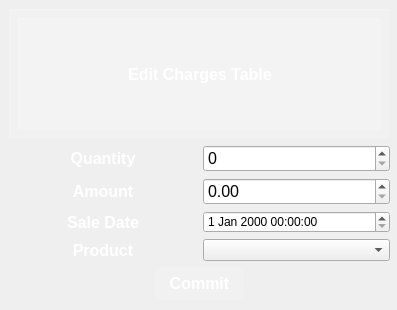
<?xml version="1.0" encoding="UTF-8"?>
<ui version="4.0">
 <class>SalesEditDialog</class>
 <widget class="QDialog" name="SalesEditDialog">
  <property name="geometry">
   <rect>
    <x>0</x>
    <y>0</y>
    <width>397</width>
    <height>310</height>
   </rect>
  </property>
  <property name="windowTitle">
   <string>Dialog</string>
  </property>
  <property name="styleSheet">
   <string notr="true">
#SalesEditDialog {
position:absolute;
  top:0;
  right:0;
  bottom:0;
  left:0;


background: qradialgradient(cx:0.3, cy:0.86, radius:1, fx:0.3, fy:0.86, stop:0 rgba(255,255,255,0.03), stop:0.08 rgba(255,255,255,0.03), stop:0.08 transparent, stop:0.92 transparent), 
              qradialgradient(cx:0.55, cy:1, radius:1, fx:0.55, fy:1, stop:0 rgba(255,255,255,0.03), stop:0.08 rgba(255,255,255,0.03), stop:0.08 transparent, stop:0.92 transparent), 
              qradialgradient(cx:0.4, cy:0.75, radius:1, fx:0.4, fy:0.75, stop:0 rgba(255,255,255,0.03), stop:0.06 rgba(255,255,255,0.03), stop:0.06 transparent, stop:0.94 transparent), 
              qradialgradient(cx:0.07, cy:0.99, radius:1, fx:0.07, fy:0.99, stop:0 rgba(255,255,255,0.03), stop:0.06 rgba(255,255,255,0.03), stop:0.06 transparent, stop:0.94 transparent), 
              qradialgradient(cx:0.69, cy:0.76, radius:1, fx:0.69, fy:0.76, stop:0 rgba(255,255,255,0.03), stop:0.06 rgba(255,255,255,0.03), stop:0.06 transparent, stop:0.94 transparent), 
              qradialgradient(cx:0.02, cy:0.35, radius:1, fx:0.02, fy:0.35, stop:0 rgba(255,255,255,0.03), stop:0.06 rgba(255,255,255,0.03), stop:0.06 transparent, stop:0.94 transparent), 
              qradialgradient(cx:0.14, cy:0.48, radius:1, fx:0.14, fy:0.48, stop:0 rgba(255,255,255,0.03), stop:0.06 rgba(255,255,255,0.03), stop:0.06 transparent, stop:0.94 transparent), 
              qradialgradient(cx:0.28, cy:0.87, radius:1, fx:0.28, fy:0.87, stop:0 rgba(255,255,255,0.04), stop:0.04 rgba(255,255,255,0.04), stop:0.04 transparent, stop:0.96 transparent), 
              qradialgradient(cx:0.65, cy:0.14, radius:1, fx:0.65, fy:0.14, stop:0 rgba(255,255,255,0.04), stop:0.04 rgba(255,255,255,0.04), stop:0.04 transparent, stop:0.96 transparent), 
              qradialgradient(cx:0.51, cy:0.36, radius:1, fx:0.51, fy:0.36, stop:0 rgba(255,255,255,0.04), stop:0.04 rgba(255,255,255,0.04), stop:0.04 transparent, stop:0.96 transparent), 
              qradialgradient(cx:0.06, cy:0.93, radius:1, fx:0.06, fy:0.93, stop:0 rgba(255,255,255,0.04), stop:0.04 rgba(255,255,255,0.04), stop:0.04 transparent, stop:0.96 transparent), 
              qlineargradient(x1:0, y1:0, x2:1, y2:1, stop:0 rgb(23, 233, 173), stop:1 rgb(29, 24, 208));
}</string>
  </property>
  <widget class="QWidget" name="verticalLayoutWidget">
   <property name="geometry">
    <rect>
     <x>9</x>
     <y>9</y>
     <width>381</width>
     <height>291</height>
    </rect>
   </property>
   <layout class="QVBoxLayout" name="verticalLayout">
    <item>
     <widget class="QWidget" name="horizontalWidget_3" native="true">
      <property name="styleSheet">
       <string notr="true">margin-top: 0px;
  border-top-left-radius: 3px;
  border-top-right-radius: 3px;
    color:#fff;
    padding:15px;
    text-align:center;
background: rgba(255,255,255,0.15);
    border-top: 1px solid rgba(255,255,255,0.2);
    border-left: 1px solid rgba(255,255,255,0.2);
height: 30%;</string>
      </property>
      <layout class="QHBoxLayout" name="horizontalLayout_4">
       <item>
        <widget class="QLabel" name="label">
         <property name="font">
          <font>
           <pointsize>12</pointsize>
           <weight>75</weight>
           <bold>true</bold>
          </font>
         </property>
         <property name="styleSheet">
          <string notr="true">color: white;</string>
         </property>
         <property name="text">
          <string>Edit Charges Table</string>
         </property>
         <property name="alignment">
          <set>Qt::AlignCenter</set>
         </property>
        </widget>
       </item>
      </layout>
     </widget>
    </item>
    <item>
     <layout class="QHBoxLayout" name="horizontalLayout_2">
      <item>
       <widget class="QLabel" name="label_5">
        <property name="font">
         <font>
          <pointsize>12</pointsize>
          <weight>75</weight>
          <bold>true</bold>
         </font>
        </property>
        <property name="styleSheet">
         <string notr="true">color: white;</string>
        </property>
        <property name="text">
         <string>Quantity</string>
        </property>
        <property name="alignment">
         <set>Qt::AlignCenter</set>
        </property>
       </widget>
      </item>
      <item>
       <widget class="QSpinBox" name="quantityValue">
        <property name="font">
         <font>
          <pointsize>12</pointsize>
         </font>
        </property>
        <property name="maximum">
         <number>999999</number>
        </property>
       </widget>
      </item>
     </layout>
    </item>
    <item>
     <layout class="QHBoxLayout" name="horizontalLayout">
      <item>
       <widget class="QLabel" name="label_2">
        <property name="font">
         <font>
          <pointsize>12</pointsize>
          <weight>75</weight>
          <bold>true</bold>
         </font>
        </property>
        <property name="styleSheet">
         <string notr="true">color: white;</string>
        </property>
        <property name="text">
         <string>Amount</string>
        </property>
        <property name="alignment">
         <set>Qt::AlignCenter</set>
        </property>
       </widget>
      </item>
      <item>
       <widget class="QDoubleSpinBox" name="amountValue">
        <property name="font">
         <font>
          <pointsize>12</pointsize>
         </font>
        </property>
        <property name="maximum">
         <double>99999.990000000005239</double>
        </property>
       </widget>
      </item>
     </layout>
    </item>
    <item>
     <layout class="QHBoxLayout" name="horizontalLayout_5">
      <item>
       <widget class="QLabel" name="label_3">
        <property name="font">
         <font>
          <pointsize>12</pointsize>
          <weight>75</weight>
          <bold>true</bold>
         </font>
        </property>
        <property name="styleSheet">
         <string notr="true">color: white;</string>
        </property>
        <property name="text">
         <string>Sale Date</string>
        </property>
        <property name="alignment">
         <set>Qt::AlignCenter</set>
        </property>
       </widget>
      </item>
      <item>
       <widget class="QDateTimeEdit" name="saleDate"/>
      </item>
     </layout>
    </item>
    <item>
     <layout class="QHBoxLayout" name="horizontalLayout_6">
      <item>
       <widget class="QLabel" name="label_4">
        <property name="font">
         <font>
          <pointsize>12</pointsize>
          <weight>75</weight>
          <bold>true</bold>
         </font>
        </property>
        <property name="styleSheet">
         <string notr="true">color: white;</string>
        </property>
        <property name="text">
         <string>Product</string>
        </property>
        <property name="alignment">
         <set>Qt::AlignCenter</set>
        </property>
       </widget>
      </item>
      <item>
       <widget class="QComboBox" name="product"/>
      </item>
     </layout>
    </item>
    <item>
     <layout class="QHBoxLayout" name="horizontalLayout_3">
      <item>
       <spacer name="horizontalSpacer">
        <property name="orientation">
         <enum>Qt::Horizontal</enum>
        </property>
        <property name="sizeHint" stdset="0">
         <size>
          <width>40</width>
          <height>20</height>
         </size>
        </property>
       </spacer>
      </item>
      <item>
       <widget class="QPushButton" name="commitButton">
        <property name="font">
         <font>
          <pointsize>12</pointsize>
          <weight>75</weight>
          <bold>true</bold>
         </font>
        </property>
        <property name="styleSheet">
         <string notr="true">background-color: rgba(255, 255, 255, 0.1);
border: none;
border-radius: 5px;
padding: 7px 14px;
color: white;</string>
        </property>
        <property name="text">
         <string>Commit</string>
        </property>
       </widget>
      </item>
      <item>
       <spacer name="horizontalSpacer_2">
        <property name="orientation">
         <enum>Qt::Horizontal</enum>
        </property>
        <property name="sizeHint" stdset="0">
         <size>
          <width>40</width>
          <height>20</height>
         </size>
        </property>
       </spacer>
      </item>
     </layout>
    </item>
   </layout>
  </widget>
 </widget>
 <resources/>
 <connections/>
</ui>
